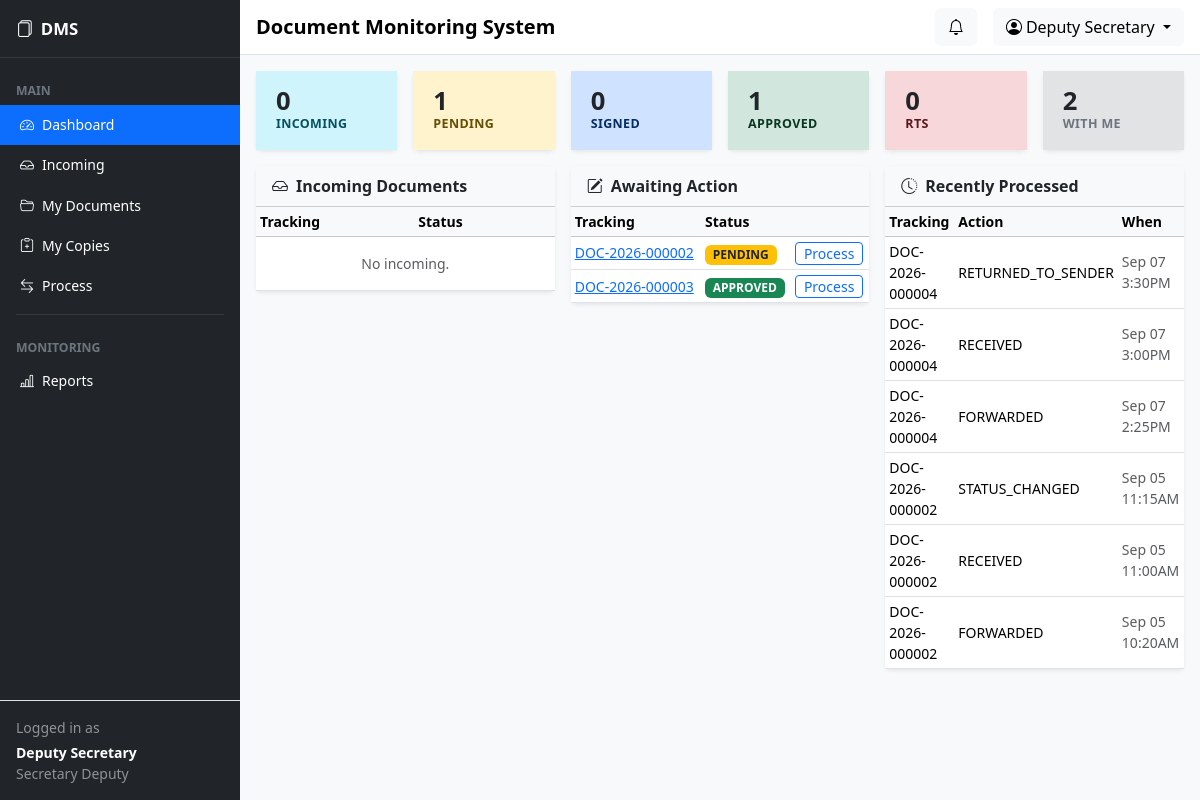
The app's page /secretary_deputy/dashboard.php (signed in) with its own data.
### tables this page shows
CREATE TABLE users (
  id INT UNSIGNED NOT NULL AUTO_INCREMENT,
  branch_id INT UNSIGNED DEFAULT NULL,
  full_name VARCHAR(150) NOT NULL,
  username VARCHAR(50) NOT NULL,
  password VARCHAR(255) NOT NULL,
  role ENUM('BRANCH','SECRETARY_DEPUTY','SECRETARY_CO','ADMIN') NOT NULL,
  position VARCHAR(100) DEFAULT NULL,
  status ENUM('active','inactive') NOT NULL DEFAULT 'active',
  created_at TIMESTAMP NOT NULL DEFAULT CURRENT_TIMESTAMP,
  updated_at TIMESTAMP NOT NULL DEFAULT CURRENT_TIMESTAMP ON UPDATE CURRENT_TIMESTAMP,
  last_login DATETIME DEFAULT NULL,
  PRIMARY KEY (id),
  UNIQUE KEY uq_username (username),
  KEY idx_users_role (role),
  KEY idx_users_status (status),
  KEY idx_users_branch (branch_id),
  CONSTRAINT fk_users_branch FOREIGN KEY (branch_id)
    REFERENCES branches (id) ON DELETE SET NULL ON UPDATE CASCADE
);

CREATE TABLE documents (
  id INT UNSIGNED NOT NULL AUTO_INCREMENT,
  tracking_number VARCHAR(30) NOT NULL,
  doc_control_number VARCHAR(50) DEFAULT NULL,
  subject VARCHAR(255) NOT NULL,
  document_type VARCHAR(100) DEFAULT NULL,
  sender VARCHAR(150) DEFAULT NULL,
  originating_branch_id INT UNSIGNED DEFAULT NULL,
  created_by INT UNSIGNED NOT NULL,
  current_holder_id INT UNSIGNED DEFAULT NULL,
  current_branch_id INT UNSIGNED DEFAULT NULL,
  current_status ENUM('NEW','RECEIVED','PENDING','SIGNED','APPROVED','RTS') NOT NULL DEFAULT 'NEW',
  priority ENUM('Low','Normal','High','Urgent') NOT NULL DEFAULT 'Normal',
  date_received DATE DEFAULT NULL,
  remarks TEXT,
  created_at TIMESTAMP NOT NULL DEFAULT CURRENT_TIMESTAMP,
  updated_at TIMESTAMP NOT NULL DEFAULT CURRENT_TIMESTAMP ON UPDATE CURRENT_TIMESTAMP,
  PRIMARY KEY (id),
  UNIQUE KEY uq_tracking_number (tracking_number),
  KEY idx_docs_status (current_status),
  KEY idx_docs_created (created_at),
  KEY idx_docs_holder (current_holder_id),
  KEY idx_docs_subject (subject),
  KEY idx_docs_type (document_type),
  KEY idx_docs_orig_branch (originating_branch_id),
  KEY idx_docs_updated (updated_at),
  CONSTRAINT fk_docs_orig_branch FOREIGN KEY (originating_branch_id)
    REFERENCES branches (id) ON DELETE SET NULL ON UPDATE CASCADE,
  CONSTRAINT fk_docs_created_by FOREIGN KEY (created_by)
    REFERENCES users (id) ON DELETE RESTRICT ON UPDATE CASCADE,
  CONSTRAINT fk_docs_current_holder FOREIGN KEY (current_holder_id)
    REFERENCES users (id) ON DELETE SET NULL ON UPDATE CASCADE,
  CONSTRAINT fk_docs_current_branch FOREIGN KEY (current_branch_id)
    REFERENCES branches (id) ON DELETE SET NULL ON UPDATE CASCADE
);

CREATE TABLE document_tracking (
  id INT UNSIGNED NOT NULL AUTO_INCREMENT,
  document_id INT UNSIGNED NOT NULL,
  from_user_id INT UNSIGNED DEFAULT NULL,
  from_branch_id INT UNSIGNED DEFAULT NULL,
  to_user_id INT UNSIGNED DEFAULT NULL,
  to_branch_id INT UNSIGNED DEFAULT NULL,
  action ENUM('CREATED','RECEIVED','FORWARDED','STATUS_CHANGED','RETURNED_TO_SENDER','SIGNED','APPROVED') NOT NULL,
  status VARCHAR(20) DEFAULT NULL,
  remarks TEXT,
  created_at TIMESTAMP NOT NULL DEFAULT CURRENT_TIMESTAMP,
  PRIMARY KEY (id),
  KEY idx_trk_doc (document_id, created_at),
  KEY idx_trk_from_user (from_user_id),
  KEY idx_trk_to_user (to_user_id),
  KEY idx_trk_action (action),
  KEY idx_trk_created (created_at),
  CONSTRAINT fk_trk_document FOREIGN KEY (document_id)
    REFERENCES documents (id) ON DELETE CASCADE ON UPDATE CASCADE,
  CONSTRAINT fk_trk_from_user FOREIGN KEY (from_user_id)
    REFERENCES users (id) ON DELETE SET NULL ON UPDATE CASCADE,
  CONSTRAINT fk_trk_to_user FOREIGN KEY (to_user_id)
    REFERENCES users (id) ON DELETE SET NULL ON UPDATE CASCADE,
  CONSTRAINT fk_trk_from_branch FOREIGN KEY (from_branch_id)
    REFERENCES branches (id) ON DELETE SET NULL ON UPDATE CASCADE,
  CONSTRAINT fk_trk_to_branch FOREIGN KEY (to_branch_id)
    REFERENCES branches (id) ON DELETE SET NULL ON UPDATE CASCADE
);

### secretary_deputy/dashboard.php (the view, shortened to what the rows shown need)
<?php
$user = require_role(ROLE_SECRETARY_DEPUTY);
$uid = (int)$user['id'];
$pdo = db();
$awaiting = my_documents($uid);
$stmt = $pdo->prepare("SELECT d.tracking_number, d.subject, dt.action, dt.created_at FROM document_tracking dt JOIN documents d ON d.id=dt.document_id WHERE dt.from_user_id=? OR dt.to_user_id=? ORDER BY dt.created_at DESC LIMIT 6");
$stmt->execute([$uid, $uid]); $recent = $stmt->fetchAll();
page_header('Secretary Deputy Dashboard', 'dashboard', $user);
?>
<div class="row g-3">
    <div class="col-lg-4">
        <div class="card shadow-sm border-0 mb-3">
            <div class="card-body p-0">
                <table class="table table-sm align-middle mb-0"><thead class="table-light small"><tr><th>Tracking</th><th>Status</th><th></th></tr></thead></table>
            </div>
        </div>
    </div>
    <div class="col-lg-4">
        <div class="card shadow-sm border-0 mb-3">
            <div class="card-body p-0">
                <table class="table table-sm align-middle mb-0"><thead class="table-light small"><tr><th>Tracking</th><th>Status</th><th></th></tr></thead><tbody>
                <?php foreach ($awaiting as $r): ?>
                    <tr>
                        <td class="small"><a href="<?= BASE_URL ?>/view_document.php?id=<?= (int)$r['id'] ?>"><?= e($r['tracking_number']) ?></a></td>
                        <td><?= status_badge($r['current_status']) ?></td>
                        <td class="small"><a class="btn btn-sm btn-outline-primary py-0" href="<?= BASE_URL ?>/secretary_deputy/process.php?id=<?= (int)$r['id'] ?>">Process</a></td>
                    </tr>
                <?php endforeach; ?>
                </tbody></table>
            </div>
        </div>
    </div>
    <div class="col-lg-4">
        <div class="card shadow-sm border-0">
            <div class="card-body p-0">
                <table class="table table-sm align-middle mb-0"><thead class="table-light small"><tr><th>Tracking</th><th>Action</th><th>When</th></tr></thead><tbody>
                <?php foreach ($recent as $r): ?>
                    <tr><td class="small"><?= e($r['tracking_number']) ?></td><td class="small text-uppercase"><?= e($r['action']) ?></td><td class="small text-muted"><?= e(date('M d g:iA', strtotime($r['created_at']))) ?></td></tr>
                <?php endforeach; ?>
                </tbody></table>
            </div>
        </div>
    </div>
</div>

### includes/sidebar.php (shortened to what the rows shown need)
<?php
$currentRole = $user['role'] ?? ROLE_ADMIN;
?>
<aside class="sidebar bg-dark text-white d-none d-md-flex flex-column flex-shrink-0">
    <div class="p-3 border-top small">
        <div class="text-white-50 mb-1">Logged in as</div>
        <div class="text-white fw-semibold"><?= e($user['full_name'] ?? '') ?></div>
        <div class="text-white-50"><?= e(role_label($currentRole)) ?></div>
    </div>
</aside>

### includes/navbar.php (shortened to what the rows shown need)
<nav class="navbar navbar-expand navbar-light bg-white border-bottom px-3">
    <div class="ms-auto d-flex align-items-center">
        <div class="dropdown">
            <button class="btn btn-light dropdown-toggle" type="button" data-bs-toggle="dropdown">
                <i class="bi bi-person-circle me-1"></i><?= e($user['full_name'] ?? '') ?>
            </button>
        </div>
    </div>
</nav>

### includes/functions.php (shortened to what the rows shown need)
<?php
require_once CONFIG_PATH . DS . 'database.php';
function status_badge(string $status): string
{
    $s = strtoupper($status);
    $class = match ($s) {
        'PENDING'  => 'bg-warning text-dark',
        'SIGNED'   => 'bg-primary',
        'APPROVED' => 'bg-success',
        'RTS'      => 'bg-danger',
        'RECEIVED' => 'bg-info text-dark',
        'NEW'      => 'bg-secondary',
        default    => 'bg-secondary',
    };
    return '<span class="badge ' . $class . '">' . e($s) . '</span>';
}
function role_label(string $role): string
{
    return match ($role) {
        'BRANCH'           => 'Branch',
        'SECRETARY_DEPUTY' => 'Secretary Deputy',
        'SECRETARY_CO'     => 'Secretary of CO',
        'ADMIN'            => 'Administrator',
        default            => $role,
    };
}
function my_documents(int $userId): array
{
    $sql = 'SELECT d.*, b.branch_name AS origin_branch, t.created_at AS last_event_at
            FROM documents d
            INNER JOIN document_tracking t ON t.id = (
                SELECT MAX(t2.id) FROM document_tracking t2 WHERE t2.document_id = d.id
            )
            LEFT JOIN branches b ON b.id = d.originating_branch_id
            WHERE d.current_holder_id = ? AND t.action <> ?
            ORDER BY t.created_at DESC';
    $stmt = db()->prepare($sql);
    $stmt->execute([$userId, ACTION_FORWARDED]);
    return $stmt->fetchAll();
}

### records on screen
users: full_name "Deputy Secretary", role "Secretary Deputy"
documents: tracking_number "DOC-2026-000002", current_status "PENDING"
documents: tracking_number "DOC-2026-000003", current_status "APPROVED"
document_tracking: document.tracking_number "DOC-2026-000004", action "RETURNED_TO_SENDER", created_at "Sep 07 3:30PM"
document_tracking: document.tracking_number "DOC-2026-000004", action "RECEIVED", created_at "Sep 07 3:00PM"
document_tracking: document.tracking_number "DOC-2026-000004", action "FORWARDED", created_at "Sep 07 2:25PM"
document_tracking: document.tracking_number "DOC-2026-000002", action "STATUS_CHANGED", created_at "Sep 05 11:15AM"
document_tracking: document.tracking_number "DOC-2026-000002", action "RECEIVED", created_at "Sep 05 11:00AM"
document_tracking: document.tracking_number "DOC-2026-000002", action "FORWARDED", created_at "Sep 05 10:20AM"

### other values on screen
setting('org_short', 'DMS') "DMS"
$item['label'] "MAIN"
$item['label'] "Dashboard"
$item['label'] "Incoming"
$item['label'] "My Documents"
$item['label'] "My Copies"
$item['label'] "Process"
$item['label'] "MONITORING"
$item['label'] "Reports"
setting('org_name', 'Document Monitoring System') "Document Monitoring System"
$incoming "0"
$PENDING "1"
$SIGNED "0"
$APPROVED "1"
$RTS "0"
